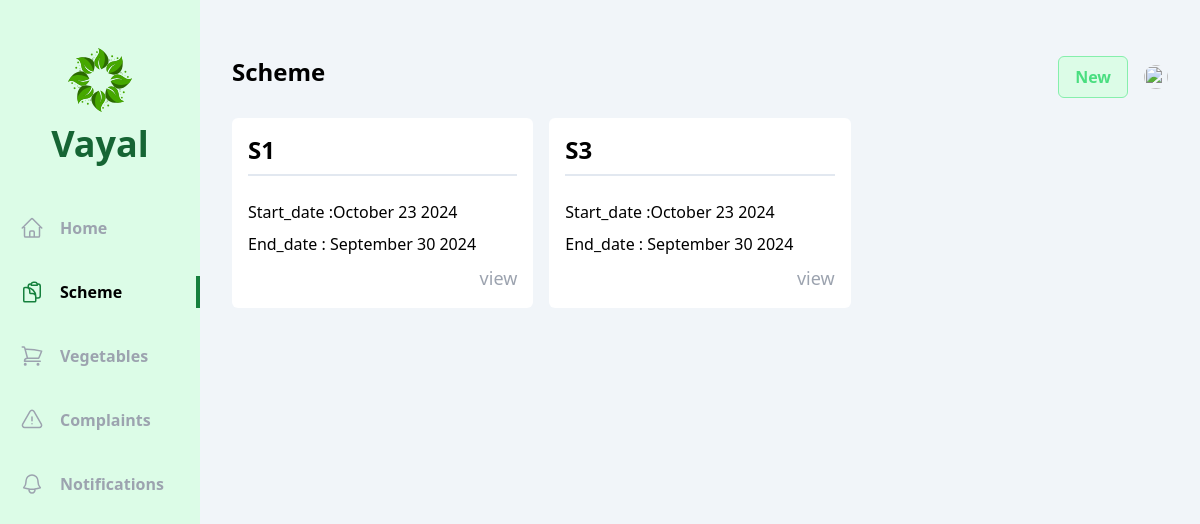
/officer/schemes/, run on an earlier commit of the app's database.
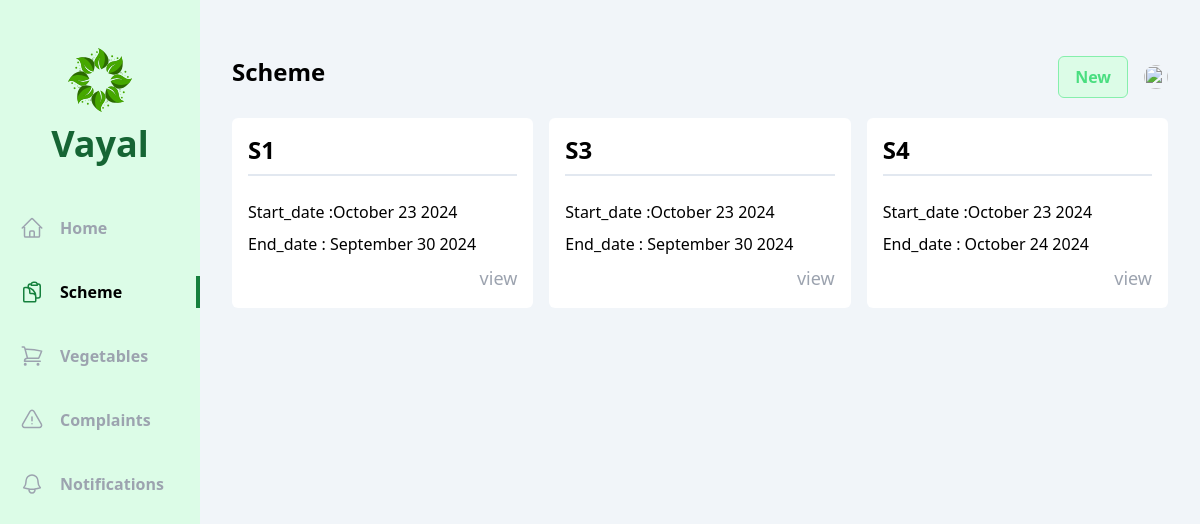
And on a later commit of the database.
### officer/models.py (models this page shows, shortened)
class Scheme(models.Model):
    name=models.CharField(max_length=250)
    type=models.CharField(max_length=50,choices=schem_type)
    description=models.CharField(max_length=250)
    criteria=models.CharField(max_length=250)
    start_date=models.DateTimeField(auto_now_add=True)
    end_date=models.DateField()

### officer/views/schemes.py (the view)
# urls.py: path('schemes/',schemes.index,name='schemes'),
def index(request):
    schemes=Scheme.objects.all()
    return render(request,'officer/schemes/index.html',{'schemes':schemes})

### officer/templates/officer/schemes/index.html (shortened to what this page needs)
{% extends 'base.html' %}
{% block content %}
<div class="flex  bg-slate-100">
  <div class="w-2/12 bg-green-100 flex flex-col items-center pb-10">
      <div class="my-12 flex flex-col gap-3 justify-center items-center">
          <h1 class="text-4xl font-bold text-green-800 ">Vayal</h1>
      </div>
      <ul class="flex flex-col gap-8 w-full font-bold text-gray-400">
        <li class="w-full flex items-center px-5 py-1 gap-4 group hover:text-gray-500 cursor-pointer hover:border-green-700 hover:border-r-4">
          <a href="{% url 'officer:home' %}">Home</a>
      </li>
            <li class="w-full flex items-center px-5 py-1 gap-4 border-r-4 text-black border-green-700">
              <a href="#">Scheme</a>
          </li>
          <li class="w-full flex items-center px-5 py-1 gap-4 group hover:text-gray-500 cursor-pointer hover:border-green-700 hover:border-r-4">
            <a href="{% url 'officer:vegetables' %}">Vegetables</a>
        </li>
        <li class="w-full flex items-center px-5 py-1 gap-4 group hover:text-gray-500 cursor-pointer hover:border-green-700 hover:border-r-4">
            <a href="{% url 'officer:complaints' %}">Complaints</a>
        </li>
        <li class="w-full flex items-center px-5 py-1 gap-4 group hover:text-gray-500 cursor-pointer hover:border-green-700 hover:border-r-4">
            <a href="{% url 'officer:notifications' %}">Notifications</a>
        </li>
      </ul>
    </div>
    <div class="w-10/12 h-screen overflow-y-auto px-8 py-14">
        <div class="flex justify-between mb-5">
            <h1 class="text-2xl font-bold">Scheme</h1>
            <div class="flex items-center gap-4">
                <span class="px-4 py-2 flex gap-1 bg-green-100 text-green-400 border cursor-pointer border-green-300 font-bold rounded-md">
                    <span>
                        <a href="{% url 'officer:create_schemes' %}">New</a>
                    </span>
                </span>
                <div class="relative">
                <img id="profile" src="/uploads/{{vayal_user.photo}}" class="h-6 w-6 rounded-full cursor-pointer" alt="">
            </div>
            </div>
        </div>
      <div class="grid grid-cols-3 gap-x-4 gap-y-8">
        {% for scheme in schemes %}
            <div class="flex flex-col bg-white p-4 rounded-md gap-2">
                <span class="text-2xl font-bold mb-4 pb-2 border-b-2 border-slate-200">{{scheme.name }}</span>
                <span>Start_date :{{scheme.start_date  | date:"F d Y" }}</span>
                <span>End_date : {{scheme.end_date  | date:"F d Y" }}</span>
                <div class="flex justify-end ">
                    <a href ="{% url 'officer:details_schemes' scheme.id  %}" class="text-lg text-gray-400 ">view</a>
                </div>
            </div>
        {% endfor %}
    </div>
  </div>
{% endblock content %}

What changed in the data, as far as the page shows it:
added Scheme: name "S4", start_date "October 23 2024", end_date "October 24 2024"
